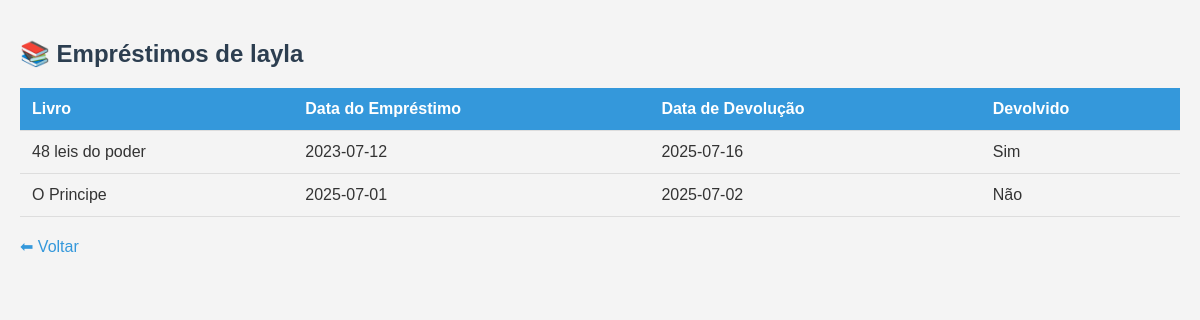
The app's page /pessoas/18/emprestimos with its own data.
### tables this page shows
CREATE TABLE pessoas (
            id INTEGER PRIMARY KEY AUTOINCREMENT,
            nome TEXT NOT NULL,
            contato TEXT
        , data_retirada TEXT, hora_retirada TEXT);

CREATE TABLE emprestimos (
            id INTEGER PRIMARY KEY AUTOINCREMENT,
            livro_id INTEGER,
            pessoa_id INTEGER,
            data_emprestimo TEXT,
            data_devolucao TEXT,
            devolvido INTEGER DEFAULT 0,
            FOREIGN KEY (livro_id) REFERENCES livros(id),
            FOREIGN KEY (pessoa_id) REFERENCES pessoas(id)
        );

CREATE TABLE livros (
            id INTEGER PRIMARY KEY AUTOINCREMENT,
            titulo TEXT NOT NULL,
            autor TEXT,
            categoria TEXT,
            disponivel INTEGER DEFAULT 1
        , quantidade INTEGER DEFAULT 1);

### app.py (the view)
@app.route('/pessoas/<int:pessoa_id>/emprestimos')
@no_cache
def emprestimos_por_pessoa(pessoa_id):
    conn = get_db_connection()
    cursor = conn.cursor()
    pessoa = cursor.execute('SELECT * FROM pessoas WHERE id = ?', (pessoa_id,)).fetchone()
    if not pessoa:
        return 'Pessoa não encontrada', 404
    emprestimos = cursor.execute('''
        SELECT e.*, l.titulo FROM emprestimos e
        JOIN livros l ON e.livro_id = l.id
        WHERE e.pessoa_id = ?
    ''', (pessoa_id,)).fetchall()
    conn.close()
    return render_template('emprestimos_por_pessoa.html', pessoa=pessoa, emprestimos=emprestimos)

### app.py (called while the page is built)
def get_db_connection():
    conn = sqlite3.connect('database.db')
    conn.row_factory = sqlite3.Row
    return conn

def no_cache(view):
    @wraps(view)
    def no_cache_view(*args, **kwargs):
        response = make_response(view(*args, **kwargs))
        response.headers['Cache-Control'] = 'no-store, no-cache, must-revalidate, max-age=0'
        response.headers['Pragma'] = 'no-cache'
        response.headers['Expires'] = '0'
        return response
    return no_cache_view

### templates/emprestimos_por_pessoa.html (shortened to what this page needs)
<!DOCTYPE html>
<html lang="pt-br">
<head>
</head>
<body>
  <h2>📚 Empréstimos de {{ pessoa['nome'] }}</h2>
  <table>
    <thead>
      <tr>
        <th>Livro</th>
        <th>Data do Empréstimo</th>
        <th>Data de Devolução</th>
        <th>Devolvido</th>
      </tr>
    </thead>
    <tbody>
      {% for e in emprestimos %}
      <tr>
        <td>{{ e['titulo'] }}</td>
        <td>{{ e['data_emprestimo'] }}</td>
        <td>{{ e['data_devolucao'] }}</td>
        <td>{{ 'Sim' if e['devolvido'] else 'Não' }}</td>
      </tr>
      {% endfor %}
    </tbody>
  </table>
  <a href="{{ url_for('pessoas') }}">⬅ Voltar</a>
</body>
</html>

### templates/emprestimos_por_pessoa.html (style rules this page uses)
body { font-family: Arial, sans-serif; background-color: #f4f4f4; color: #333; margin: 0; padding: 20px; }
h2 { color: #2c3e50; }
table { width: 100%; border-collapse: collapse; margin-top: 20px; }
th, td { padding: 12px; text-align: left; border-bottom: 1px solid #ddd; }
th { background-color: #3498db; color: white; }
a { display: inline-block; margin-top: 20px; text-decoration: none; color: #3498db; }

### records on screen
pessoas: nome "layla"
emprestimos: titulo "48 leis do poder", data_emprestimo "2023-07-12", data_devolucao "2025-07-16", devolvido "Sim"
emprestimos: titulo "O Principe", data_emprestimo "2025-07-01", data_devolucao "2025-07-02", devolvido "Não"
